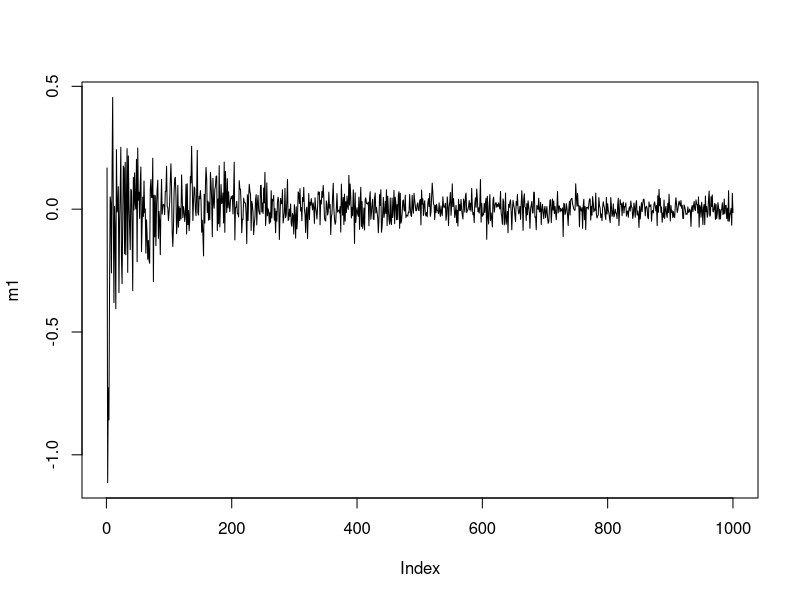

Write the R code that produced this figure.
# Test the idea that sample mean approaches a population mean as the sample
# size (n) increases

# Generate fake population data, using rnorm().  When the mean and sd arguments
# are not specified, the defaults are as follows: mean = 0, SD = 1.
pop <- rnorm(10000)

# Now we want to sample n individuals from the population and take the sample 
# means. n = 1, 2, 3,...,1000.
n <- 1:1000

# Calculate and store sample means in ml.
m1 <- rep(NA, length(n))
for (i in n) {
  x <- sample(pop, i)
  m1[i] <- mean(x)
}

plot(m1, type="l")

